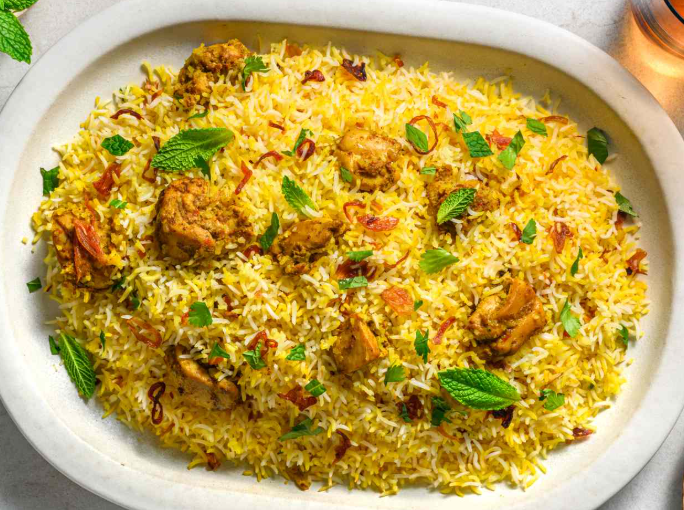
#> input picture ai-models/uploads/food.jpg, 684 x 510 px
$ python test_uploaded_image.py
#> lines starting #> are read from the running program, lines starting #| are printed output that depends on the picture
### ai-models/demo_food_mapper.py
"""
Demo Food Detection System
Direct image-to-nutrition mapping (no AI model needed)
"""
import cv2
import numpy as np
import hashlib
import json
from pathlib import Path

class DemoFoodMapper:
    def __init__(self):
        self.demo_images_dir = Path(__file__).parent / "demo-images"
        self.mapping_file = self.demo_images_dir / "food_mapping.json"
        self.load_mappings()
#> (reads ai-models/demo-images/food_mapping.json from the repository)

    def get_image_hash(self, image_path):
        """Get unique hash of image for identification"""
#> called with image_path = 'uploads/food.jpg'
        img = cv2.imread(str(image_path))
#> img is the input picture: shape (510, 684, 3); mean B, G, R 82.5, 162.3, 190.9
        if img is None:
            return None

        # Resize to standard size and convert to grayscale for consistent hashing
        img_resized = cv2.resize(img, (256, 256))
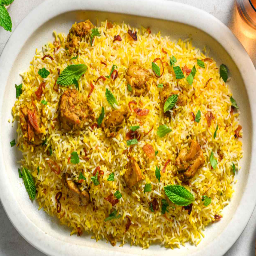
#> img_resized: shape (256, 256, 3); mean B, G, R 82.4, 162.2, 190.8
        img_gray = cv2.cvtColor(img_resized, cv2.COLOR_BGR2GRAY)
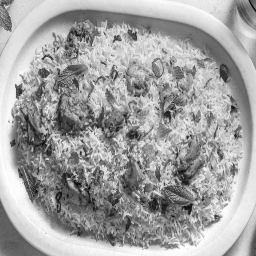
#> img_gray: shape (256, 256); min 8, max 254, mean 161.7

        # Calculate hash
        return hashlib.md5(img_gray.tobytes()).hexdigest()

    def load_mappings(self):
        """Load existing food mappings"""
        if self.mapping_file.exists():
            with open(self.mapping_file, 'r', encoding='utf-8') as f:
                self.mappings = json.load(f)
        else:
            self.mappings = {}

    # [83 lines left out: functions save_mappings, add_demo_image, detect_food, list_demo_foods, not called in this run]


# Pre-configured demo foods database
DEMO_FOODS_DATABASE = {
    'veg_thali_1': {
        'name': 'Vegetarian Thali',
        'portion_size': 'large',
        'weight_grams': 550,
        'nutrition': {
            'calories': 720,
            'carbohydrates': 98,
            'protein': 24,
            'fat': 22,
            'fiber': 14,
            'sugar': 9,
            'sodium': 920
        },
        'glycemic_index': 54,
        'glycemic_load': 53,
        'glucose_prediction': {
            'peak_time_minutes': 60,
            'peak_increase_mg_dl': 68,
            'duration_hours': 3.0,
            'advice': 'Balanced complete meal with high fiber. Good for diabetes management when portion controlled.'
        }
    },
    'idli_sambar_6pc': {
        'name': 'Idli with Sambar (6 pieces)',
        'portion_size': 'large',
        'weight_grams': 320,
        'nutrition': {
            'calories': 380,
            'carbohydrates': 68,
            'protein': 16,
            'fat': 6,
            'fiber': 8,
            'sugar': 3,
            'sodium': 560
        },
        'glycemic_index': 52,
        'glycemic_load': 35,
        'glucose_prediction': {
            'peak_time_minutes': 45,
            'peak_increase_mg_dl': 58,
            'duration_hours': 2.5,
            'advice': 'Excellent choice! Low glycemic load, high protein from sambar helps slow glucose absorption.'
        }
    },
    'veg_thali_2': {
        'name': 'South Indian Thali',
        'portion_size': 'large',
        'weight_grams': 520,
        'nutrition': {
            'calories': 680,
            'carbohydrates': 92,
            'protein': 22,
            'fat': 20,
            'fiber': 12,
            'sugar': 7,
            'sodium': 840
        },
        'glycemic_index': 55,
        'glycemic_load': 51,
        'glucose_prediction': {
            'peak_time_minutes': 55,
            'peak_increase_mg_dl': 65,
            'duration_hours': 2.8,
            'advice': 'Balanced meal with vegetables and dal. Fiber content helps manage glucose spike.'
        }
    },
    'north_indian_thali': {
        'name': 'North Indian Thali',
        'portion_size': 'large',
        'weight_grams': 580,
        'nutrition': {
            'calories': 780,
            'carbohydrates': 105,
            'protein': 28,
            'fat': 26,
            'fiber': 11,
            'sugar': 6,
            'sodium': 1020
        },
        'glycemic_index': 57,
        'glycemic_load': 60,
        'glucose_prediction': {
            'peak_time_minutes': 65,
            'peak_increase_mg_dl': 75,
            'duration_hours': 3.2,
            'advice': 'High calorie and glycemic load. Consider eating half portion or skip the rice/roti to reduce glucose spike.'
        }
    },
    'chicken_biryani': {
        'name': 'Chicken Biryani',
        'portion_size': 'large',
        'weight_grams': 350,
        'nutrition': {
            'calories': 450,
            'carbohydrates': 60,
            'protein': 18,
            'fat': 15,
            'fiber': 3,
            'sugar': 2,
            'sodium': 650
        },
        'glycemic_index': 58,
        'glycemic_load': 35,
        'glucose_prediction': {
            'peak_time_minutes': 45,
            'peak_increase_mg_dl': 65,
            'duration_hours': 2.5,
            'advice': 'Moderate glycemic load. Consider portion control and pair with protein/vegetables.'
        }
    },
    'masala_dosa': {
        'name': 'Masala Dosa',
        'portion_size': 'large',
        'weight_grams': 200,
        'nutrition': {
            'calories': 380,
            'carbohydrates': 55,
            'protein': 8,
            'fat': 14,
            'fiber': 4,
            'sugar': 3,
            'sodium': 450
        },
        'glycemic_index': 66,
        'glycemic_load': 36,
        'glucose_prediction': {
            'peak_time_minutes': 50,
            'peak_increase_mg_dl': 72,
            'duration_hours': 2.0,
            'advice': 'High glycemic load. Eat with sambar (protein) and limit portion size.'
        }
    },
    'idli_sambar': {
        'name': 'Idli with Sambar',
        'portion_size': 'medium',
        'weight_grams': 180,
        'nutrition': {
            'calories': 250,
            'carbohydrates': 45,
            'protein': 10,
            'fat': 5,
            'fiber': 5,
            'sugar': 2,
            'sodium': 380
        },
        'glycemic_index': 50,
        'glycemic_load': 22,
        'glucose_prediction': {
            'peak_time_minutes': 40,
            'peak_increase_mg_dl': 45,
            'duration_hours': 2.0,
            'advice': 'Low glycemic load. Good choice for diabetes management!'
        }
    },
    'plain_rice': {
        'name': 'Plain Rice',
        'portion_size': 'medium',
        'weight_grams': 200,
        'nutrition': {
            'calories': 280,
            'carbohydrates': 62,
            'protein': 5,
            'fat': 0.5,
            'fiber': 1,
            'sugar': 0,
            'sodium': 5
        },
        'glycemic_index': 73,
        'glycemic_load': 45,
        'glucose_prediction': {
            'peak_time_minutes': 35,
            'peak_increase_mg_dl': 85,
            'duration_hours': 1.5,
            'advice': 'High glycemic load. Eat with vegetables and protein to slow absorption.'
        }
    },
    'veg_thali': {
        'name': 'Vegetarian Thali',
        'portion_size': 'large',
        'weight_grams': 500,
        'nutrition': {
            'calories': 680,
            'carbohydrates': 95,
            'protein': 22,
            'fat': 20,
            'fiber': 12,
            'sugar': 8,
            'sodium': 850
        },
        'glycemic_index': 55,
        'glycemic_load': 52,
        'glucose_prediction': {
            'peak_time_minutes': 60,
            'peak_increase_mg_dl': 70,
            'duration_hours': 3.0,
            'advice': 'Balanced meal. High fiber helps slow glucose absorption.'
        }
    }
}


# [12 lines that do not run on import are left out]

### ai-models/test_uploaded_image.py
"""Test if uploaded image is in demo mappings"""
from demo_food_mapper import DemoFoodMapper
import sys

def test_image(image_path):
    mapper = DemoFoodMapper()
    img_hash = mapper.get_image_hash(image_path)
#> img_hash = '191b6cc6f2095a9a26a770d721d7c8e5'

    print(f"Image: {image_path}")
    print(f"Hash: {img_hash}")
#| Hash: 191b6cc6f2095a9a26a770d721d7c8e5
    print(f"In mapping: {img_hash in mapper.mappings}")
#| In mapping: True

    if img_hash in mapper.mappings:
        food = mapper.mappings[img_hash]
#> food = 7 items
        print(f"Food: {food['name']}")
#| Food: Chicken Biryani
        print(f"Calories: {food['nutrition']['calories']} kcal")
#| Calories: 450 kcal
    else:
        print("❌ This image is not in the demo database")
        print("\n💡 To add it, run: python add_uploaded_image_to_demo.py")

if __name__ == '__main__':
    test_image('uploads/food.jpg')
